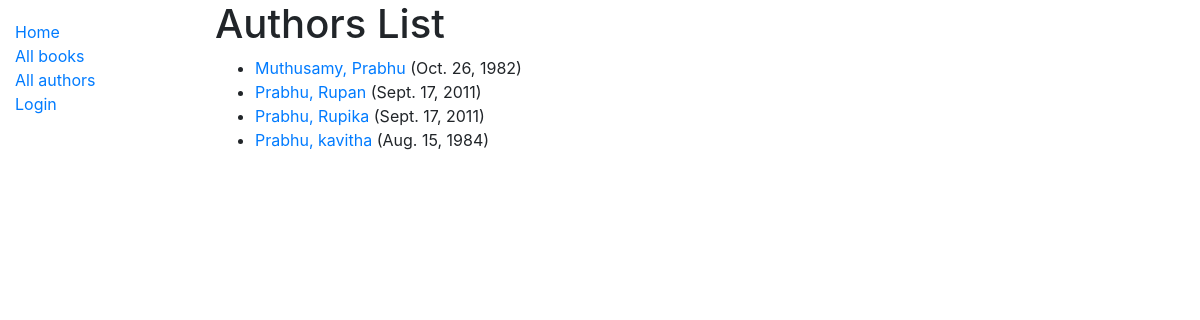
Screenshot of /catalog/authors/ with the database file from the repository.
### catalog/models.py (models this page shows, shortened)
class Author(models.Model):
    first_name = models.CharField(max_length=100)
    last_name = models.CharField(max_length=100)
    date_of_birth = models.DateField(null=True, blank=True)
    date_of_death = models.DateField('Died', null=True, blank=True)
    class Meta:
        ordering = ['last_name', 'first_name']
    def get_absolute_url(self):
        return reverse('author-detail', args=[str(self.id)])

### catalog/views.py (the view)
# urls.py: path('authors/', views.AuthorListView.as_view(), name='authors'),
class AuthorListView(generic.ListView):
    model = Author
    paginate_by = 10

### catalog/templates/catalog/author_list.html (shortened to what this page needs)
{% extends "base_generic.html" %}
{% block content %}
  <h1>Authors List</h1>
  {% if author_list %}
  <ul>
    {% for author in author_list %}
      <li>
        <a href="{{ author.get_absolute_url }}">{{ author.last_name}}, {{ author.first_name}}</a> ({{author.date_of_birth}})
      </li>
    {% endfor %}
  </ul>
  {% else %}
    <p>There are no books in the library and hence no authors.</p>
  {% endif %}
{% endblock %}

### rows the page displays
Author: last_name "Muthusamy", first_name "Prabhu", date_of_birth "Oct. 26, 1982"
Author: last_name "Prabhu", first_name "Rupan", date_of_birth "Sept. 17, 2011"
Author: last_name "Prabhu", first_name "Rupika", date_of_birth "Sept. 17, 2011"
Author: last_name "Prabhu", first_name "kavitha", date_of_birth "Aug. 15, 1984"
